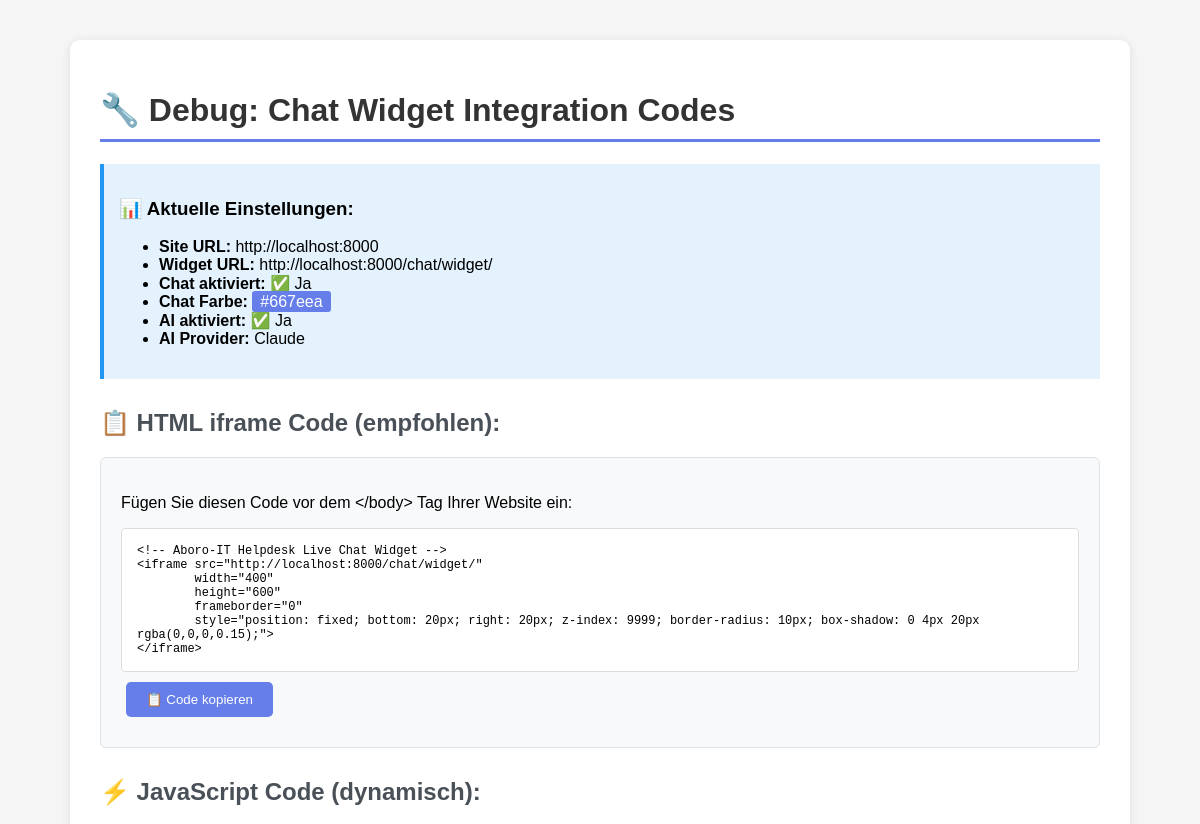
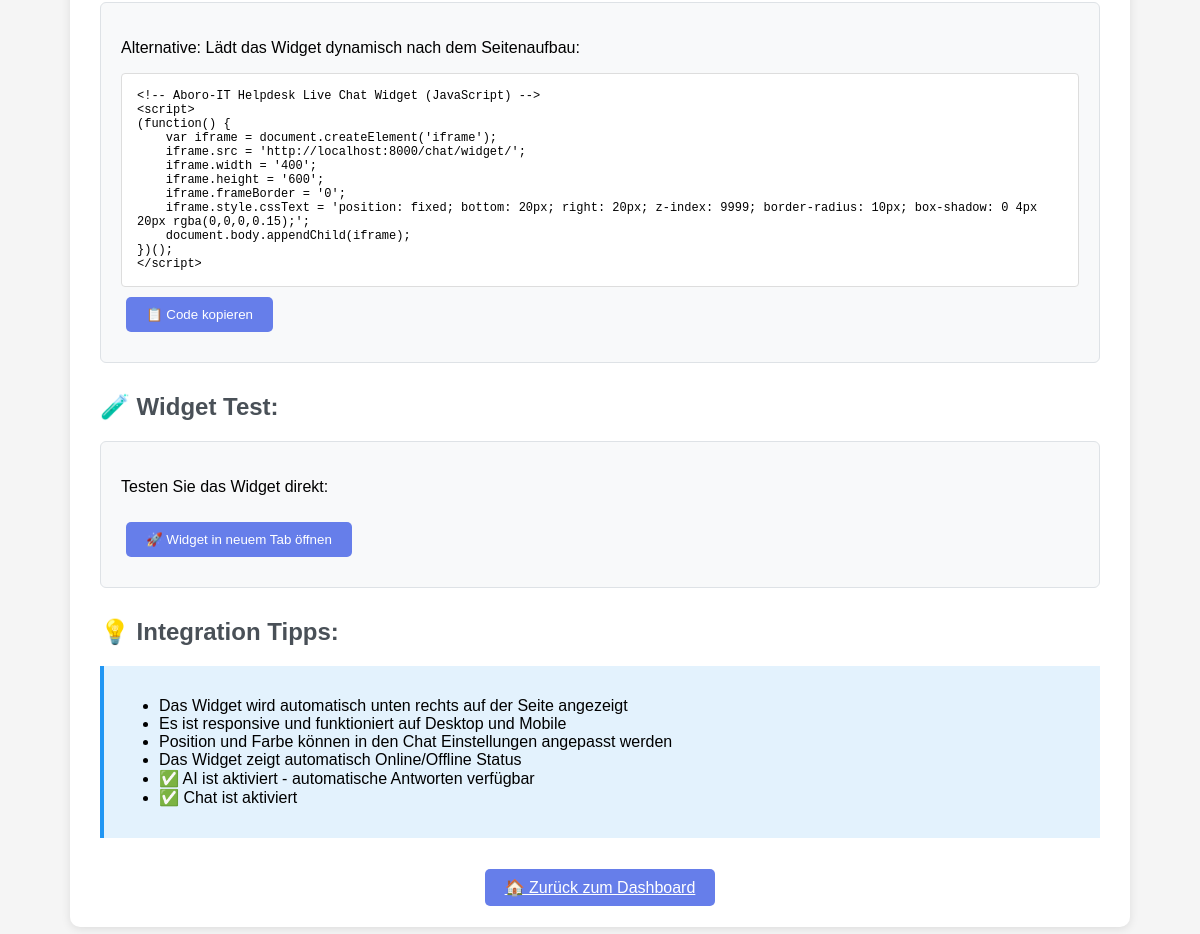
The app's page /debug-widget/ with its own data (2 pictures, top to bottom).
### apps/admin_panel/models.py (models this page shows, shortened)
class SystemSettings(models.Model):
    smtp_host = models.CharField(_('SMTP Host'), max_length=255, default='smtp.office365.com',
                                help_text='e.g., smtp.office365.com, smtp.gmail.com')
    smtp_port = models.IntegerField(_('SMTP Port'), default=587)
    smtp_username = models.CharField(_('SMTP Username'), max_length=255, blank=True)
    smtp_password = models.CharField(_('SMTP Password'), max_length=255, blank=True)
    smtp_use_tls = models.BooleanField(_('Use TLS'), default=True)
    smtp_use_ssl = models.BooleanField(_('Use SSL'), default=False)
    imap_enabled = models.BooleanField(_('Enable IMAP'), default=False,
                                      help_text='Enable reading emails from mailbox')
    imap_host = models.CharField(_('IMAP Host'), max_length=255, default='outlook.office365.com',
                                blank=True)
    imap_port = models.IntegerField(_('IMAP Port'), default=993, blank=True)
    imap_username = models.CharField(_('IMAP Username'), max_length=255, blank=True)
    imap_password = models.CharField(_('IMAP Password'), max_length=255, blank=True)
    imap_use_ssl = models.BooleanField(_('Use SSL'), default=True)
    imap_folder = models.CharField(_('IMAP Folder'), max_length=255, default='INBOX',
                                  help_text='Mailbox folder to monitor')
    logo = models.ImageField(_('Logo'), upload_to='logos/', null=True, blank=True,
                            help_text='Company logo (max 2MB, recommended: 200x50px)')
    app_name = models.CharField(_('Application Name'), max_length=255, default='Helpdesk',
                               help_text='Name shown in navbar and browser tab')
    company_name = models.CharField(_('Company Name'), max_length=255, default='Company',
                                   help_text='Company name for branding')
    site_url = models.URLField(_('Site URL'), default='http://localhost:8000',
                              help_text='Base URL for email links and redirects')
    text_editor = models.CharField(
        _('Text Editor'),
        max_length=20,
        choices=[
            ('tinymce', 'TinyMCE'),
            ('ckeditor', 'CKEditor'),
        ],
        default='tinymce',
        help_text='Choose which rich text editor to use throughout the application'
    )
    stats_permissions = models.JSONField(
        _('Statistics Permissions'),
        default=dict,
        help_text='Which user roles can access which statistics'
    )
    max_upload_size_mb = models.IntegerField(_('Max Upload Size (MB)'), default=16,
                                            help_text='Maximum file size allowed for uploads')
    allowed_file_types = models.JSONField(
        _('Allowed File Types'),
        default=list,
        help_text='List of allowed file extensions (e.g., ["pdf", "jpg", "png"])'
    )
    send_email_notifications = models.BooleanField(_('Send Email Notifications'), default=True)
    email_signature = models.TextField(_('Email Signature'), blank=True,
                                      help_text='Signature added to all outgoing emails')
    license_code = models.CharField(
        _('License Code'),
        max_length=255,
        blank=True,
        null=True,
        help_text='ABoro-Soft Helpdesk License Code (format: PRODUCT-VERSION-DURATION-EXPIRY-SIGNATURE)'
    )
    license_product = models.CharField(
        _('License Product'),
        max_length=50,
        choices=[
            ('STARTER', 'Starter (€199/month - 5 agents)'),
            ('PROFESSIONAL', 'Professional (€499/month - 20 agents)'),
            ('ENTERPRISE', 'Enterprise (€1,299/month - unlimited)'),
            ('ON_PREMISE', 'On-Premise (€10,000 one-time)'),
            ('TRIAL', 'Free Trial (30 days)'),
        ],
        default='TRIAL',
        help_text='Current license type'
    )
    license_expiry_date = models.DateField(
        _('License Expiry Date'),
        null=True,
        blank=True,
        help_text='When the current license expires'
    )
    license_max_agents = models.IntegerField(
        _('License Max Agents'),
        default=5,
        help_text='Maximum number of support agents allowed by license'
    )
    license_features = models.JSONField(
        _('License Features'),
        default=list,
        help_text='List of enabled features for current license'
    )
    license_valid = models.BooleanField(
        _('License Valid'),
        default=False,
        help_text='Indicates if the current license is valid'
    )
    license_last_validated = models.DateTimeField(
        _('License Last Validated'),
        null=True,
        blank=True,
        help_text='When the license was last validated'
    )
    ai_enabled = models.BooleanField(
        _('AI Chat Support aktiviert'),
        default=False,
        help_text='KI-gestützte Antworten im Live Chat aktivieren'
    )
    ai_provider = models.CharField(
        _('AI Provider'),
        max_length=20,
        choices=[
            ('chatgpt', 'ChatGPT (OpenAI)'),
            ('claude', 'Claude (Anthropic)'),
        ],
        default='claude',
        help_text='Welche KI für automatische Antworten verwenden'
    )
    openai_api_key = models.CharField(
        _('OpenAI API Key'),
        max_length=255,
        blank=True,
        null=True,
        help_text='API Key für ChatGPT Integration'
    )
    anthropic_api_key = models.CharField(
        _('Anthropic API Key'),
        max_length=255,
        blank=True,
        null=True,
        help_text='API Key für Claude Integration (optional, nutzt sonst Free-Version)'
    )
    ai_response_delay = models.IntegerField(
        _('AI Antwort Verzögerung (Sekunden)'),
        default=3,
        help_text='Wartezeit bevor KI antwortet (um natürlicher zu wirken)'
    )
    ai_max_tokens = models.IntegerField(
        _('AI Max Tokens'),
        default=500,
        help_text='Maximale Länge der KI-Antworten'
    )
    theme_variant = models.CharField(
        _('Theme Variant'),
        max_length=50,
        choices=[
            ('default', 'Default (Modern Blue)'),
            ('professional', 'Professional (Dark Blue)'),
            ('bright', 'Bright (Orange)'),
            ('modern', 'Modern (Indigo & Teal)'),
            ('corporate', 'Corporate (Navy Blue)'),
            ('dark', 'Dark Mode (Dark Gray & Blue)'),
            ('custom', 'Custom'),
        ],
        default='default',
        help_text='Vordefiniertes Theme oder Custom für Admin-Konfiguration'
    )
    primary_color = models.CharField(
        _('Primary Color'),
        max_length=7,
        default='#0066CC',
        help_text='Primärfarbe für Hauptelemente'
    )
    secondary_color = models.CharField(
        _('Secondary Color'),
        max_length=7,
        default='#00B366',
        help_text='Sekundärfarbe für Nebenelemente'
    )
    accent_color = models.CharField(
        _('Accent Color'),
        max_length=7,
        default='#FF6600',
        help_text='Akzentfarbe für wichtige CTAs'
    )
    danger_color = models.CharField(
        _('Danger Color'),
        max_length=7,
        default='#CC0000',
        help_text='Farbe für Warnungen und Fehler'
    )
    font_family = models.CharField(
        _('Font Family'),
        max_length=100,
        choices=[
            ('inter', 'Inter (Modern)'),
            ('roboto', 'Roboto (Standard)'),
            ('playfair', 'Playfair (Elegant)'),
            ('poppins', 'Poppins (Casual)'),
        ],
        default='inter',
        help_text='Schriftart für die Anwendung'
    )
    border_radius = models.IntegerField(
        _('Border Radius (px)'),
        default=8,
        help_text='Eckenradius für Cards und Buttons'
    )
    enable_dark_mode = models.BooleanField(
        _('Enable Dark Mode'),
        default=False,
        help_text='Dark Mode Umschalter aktivieren'
    )
    timezone = models.CharField(_('Timezone'), max_length=100, default='Europe/Berlin')
    language = models.CharField(
        _('Language'),
        max_length=10,
        choices=[
            ('de', 'Deutsch'),
            ('en', 'English'),
        ],
        default='de'
    )
    created_at = models.DateTimeField(_('Created At'), default=timezone_now)
    updated_at = models.DateTimeField(_('Updated At'), auto_now=True)
    updated_by = models.ForeignKey(
        settings.AUTH_USER_MODEL,
        on_delete=models.SET_NULL,
        null=True,
        blank=True,
        related_name='updated_settings',
        verbose_name=_('Updated By')
    )
    class Meta:
        verbose_name = _('System Settings')
        verbose_name_plural = _('System Settings')
    @classmethod
    def get_settings(cls):
        settings_obj, created = cls.objects.get_or_create(id=1)
        return settings_obj
    def get_stats_permissions(self):
        if isinstance(self.stats_permissions, dict):
            return self.stats_permissions
        try:
            return json.loads(self.stats_permissions) if isinstance(self.stats_permissions, str) else {}
        except:
            return {}

### apps/chat/models.py (models this page shows, shortened)
class ChatSettings(models.Model):
    widget_color = models.CharField(max_length=7, default='#667eea', help_text="Hex color code")
    widget_position = models.CharField(
        max_length=20,
        choices=[('bottom-right', 'Bottom Right'), ('bottom-left', 'Bottom Left')],
        default='bottom-right'
    )
    auto_assign = models.BooleanField(default=True, help_text="Automatically assign chats to available agents")
    offline_message = models.TextField(
        default="Wir sind derzeit offline. Senden Sie uns eine E-Mail und wir melden uns so schnell wie möglich.",
        help_text="Message shown when no agents are available"
    )
    welcome_message = models.TextField(
        default="Hallo! Wie können wir Ihnen helfen?",
        help_text="First message shown to visitors"
    )
    is_enabled = models.BooleanField(default=True)
    business_hours_only = models.BooleanField(default=False)
    business_start = models.TimeField(default='09:00')
    business_end = models.TimeField(default='17:00')
    class Meta:
        verbose_name = "Chat Settings"
        verbose_name_plural = "Chat Settings"
    @classmethod
    def get_settings(cls):
        settings, created = cls.objects.get_or_create(pk=1)
        return settings

### apps/main/views.py (the view)
# urls.py: path('debug-widget/', views.debug_widget_codes, name='debug_widget'),
def debug_widget_codes(request):
    from apps.admin_panel.models import SystemSettings
    from apps.chat.models import ChatSettings
    system_settings = SystemSettings.get_settings()
    chat_settings = ChatSettings.get_settings()
    site_url = system_settings.site_url if system_settings.site_url else getattr(settings, 'SITE_URL', 'http://localhost:8000')
    widget_url = f"{site_url}/chat/widget/"
    embed_code = f'''<!-- Aboro-IT Helpdesk Live Chat Widget -->
<iframe src="{widget_url}"
        width="400"
        height="600"
        frameborder="0"
        style="position: fixed; bottom: 20px; right: 20px; z-index: 9999; border-radius: 10px; box-shadow: 0 4px 20px rgba(0,0,0,0.15);">
</iframe>'''
    js_embed_code = f'''<!-- Aboro-IT Helpdesk Live Chat Widget (JavaScript) -->
<script>
(function() {{
    var iframe = document.createElement('iframe');
    iframe.src = '{widget_url}';
    iframe.width = '400';
    iframe.height = '600';
    iframe.frameBorder = '0';
    iframe.style.cssText = 'position: fixed; bottom: 20px; right: 20px; z-index: 9999; border-radius: 10px; box-shadow: 0 4px 20px rgba(0,0,0,0.15);';
    document.body.appendChild(iframe);
}})();
</script>'''
    context = {
        'site_url': site_url,
        'widget_url': widget_url,
        'embed_code': embed_code,
        'js_embed_code': js_embed_code,
        'system_settings': system_settings,
        'chat_settings': chat_settings,
    }
    return render(request, 'main/debug_widget.html', context)

### apps/main/context_processors.py (called while the page is built)
def branding_context(request):
    return {
        'app_name': settings.APP_NAME,
        'company_name': settings.COMPANY_NAME,
        'logo_url': settings.LOGO_URL,
        'app_title': settings.APP_TITLE,
    }

### templates/main/debug_widget.html (shortened to what this page needs)
<!DOCTYPE html>
<html lang="de">
<head>
</head>
<body>
    <div class="container">
        <h1>🔧 Debug: Chat Widget Integration Codes</h1>
        <div class="info">
            <h3>📊 Aktuelle Einstellungen:</h3>
            <ul>
                <li><strong>Site URL:</strong> {{ site_url }}</li>
                <li><strong>Widget URL:</strong> {{ widget_url }}</li>
                <li><strong>Chat aktiviert:</strong> {% if chat_settings.is_enabled %}✅ Ja{% else %}❌ Nein{% endif %}</li>
                <li><strong>Chat Farbe:</strong> <span style="background: {{ chat_settings.widget_color }}; color: white; padding: 2px 8px; border-radius: 3px;">{{ chat_settings.widget_color }}</span></li>
                <li><strong>AI aktiviert:</strong> {% if system_settings.ai_enabled %}✅ Ja{% else %}❌ Nein{% endif %}</li>
                <li><strong>AI Provider:</strong> {{ system_settings.ai_provider|title }}</li>
            </ul>
        </div>
        <h2>📋 HTML iframe Code (empfohlen):</h2>
        <div class="code-box">
            <p>Fügen Sie diesen Code vor dem &lt;/body&gt; Tag Ihrer Website ein:</p>
            <div class="code" id="iframe-code">{{ embed_code }}</div>
            <button class="btn" onclick="copyToClipboard('iframe-code')">📋 Code kopieren</button>
        </div>
        <h2>⚡ JavaScript Code (dynamisch):</h2>
        <div class="code-box">
            <p>Alternative: Lädt das Widget dynamisch nach dem Seitenaufbau:</p>
            <div class="code" id="js-code">{{ js_embed_code }}</div>
            <button class="btn" onclick="copyToClipboard('js-code')">📋 Code kopieren</button>
        </div>
        <h2>🧪 Widget Test:</h2>
        <div class="code-box">
            <p>Testen Sie das Widget direkt:</p>
            <button class="btn" onclick="window.open('{{ widget_url }}', '_blank')">🚀 Widget in neuem Tab öffnen</button>
        </div>
        <h2>💡 Integration Tipps:</h2>
        <div class="info">
            <ul>
                <li>Das Widget wird automatisch unten rechts auf der Seite angezeigt</li>
                <li>Es ist responsive und funktioniert auf Desktop und Mobile</li>
                <li>Position und Farbe können in den Chat Einstellungen angepasst werden</li>
                <li>Das Widget zeigt automatisch Online/Offline Status</li>
                <li>{% if system_settings.ai_enabled %}✅ AI ist aktiviert - automatische Antworten verfügbar{% else %}❌ AI ist deaktiviert{% endif %}</li>
                <li>{% if chat_settings.is_enabled %}✅ Chat ist aktiviert{% else %}❌ Chat ist deaktiviert - Widget wird "Offline" anzeigen{% endif %}</li>
            </ul>
        </div>
        <div style="text-align: center; margin-top: 40px;">
            <a href="/" class="btn">🏠 Zurück zum Dashboard</a>
        </div>
    </div>
</body>
</html>

### templates/main/debug_widget.html (style rules this page uses)
body { font-family: Arial, sans-serif; margin: 40px; background: #f5f5f5; }
.container { max-width: 1000px; margin: 0 auto; background: white; padding: 30px; border-radius: 10px; box-shadow: 0 2px 10px rgba(0,0,0,0.1); }
h1 { color: #333; border-bottom: 3px solid #667eea; padding-bottom: 10px; }
h2 { color: #495057; margin-top: 30px; }
.code-box { background: #f8f9fa; border: 1px solid #dee2e6; border-radius: 6px; padding: 20px; margin: 15px 0; }
.code { background: white; border: 1px solid #ddd; border-radius: 4px; padding: 15px; font-family: monospace; font-size: 12px; overflow-x: auto; white-space: pre-wrap; }
.info { background: #e3f2fd; border-left: 4px solid #2196f3; padding: 15px; margin: 20px 0; }
.btn { background: #667eea; color: white; padding: 10px 20px; border: none; border-radius: 5px; cursor: pointer; margin: 10px 5px; }

### records on screen
SystemSettings: site_url "http://localhost:8000", ai_provider "Claude"
ChatSettings: widget_color "#667eea"

### other values on screen
{{ widget_url }} "http://localhost:8000/chat/widget/"
